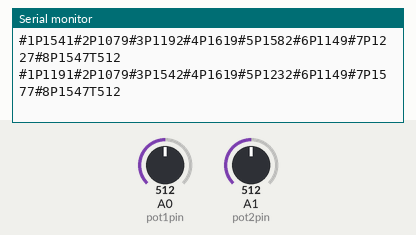
Recording of a sketch running on a simulated Arduino Leonardo, built with avr-gcc and run on an emulated ATmega32U4. On the bench: the last lines printed to the serial monitor. Inputs (shaded band) come from the test bench; at power-on: A0 (pot1pin) = 512, A1 (pot2pin) = 512.

Above: at 4.2 s.
4.3 s: A0 (pot1pin) set to 716
At 5.8 s:
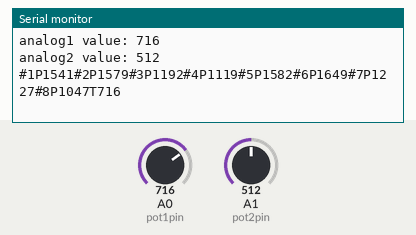
7.1 s: A1 (pot2pin) set to 716
At 8.0 s:
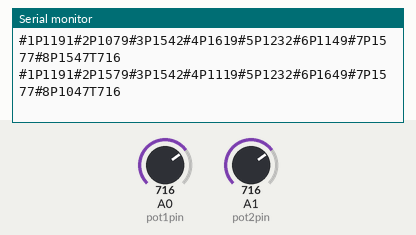
9.9 s: A0 (pot1pin) set to 900
At 11.8 s:
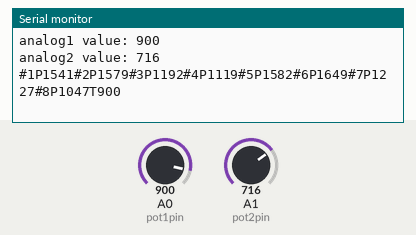
12.7 s: A1 (pot2pin) set to 900
At 14.4 s:
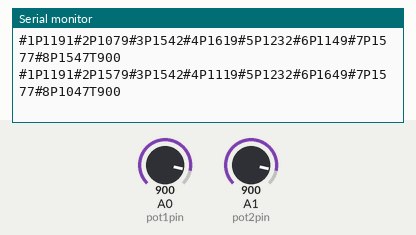
Timing chart, 0 to 15.9 s (numbered marks = the images above; inputs shaded):
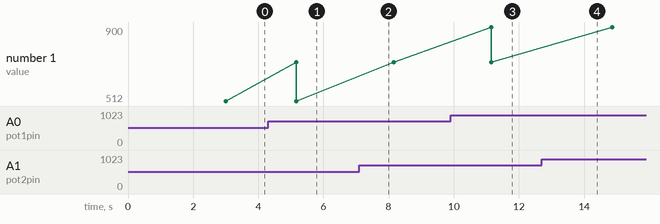

Measured:
- after the input at 4.3 s, the serial monitor: prints a new line after 0.87 s (image 1)
- after the input at 9.9 s, the serial monitor: prints a new line after 1.2 s (image 3)

The sketch:

PotServoControl.ino
```cpp
//int led = 13;

int pot1pin = A0;  // analog pin used to connect the potentiometer
//int pot1power = 2;
int pot2pin = A1;  // analog pin used to connect the potentiometer
//int pot2power = 4;
//int pot2GND = 3;


int val;
int val2;
int time_delay = 300;
int centers[] = {1366,1329,1367,1369,1407,1399,1402,1297};//1572,1132

int vertical_sway = 250;
int horizontal_sway = 175;
int horizontal_angle;
int vertical_angle;
int reverse_horizontal_angle;
int reverse_vertical_angle;


/*

FORWARD DIRECTION, max speed ~180
step 1: #1P1541#2P1579#3P1192#4P1119#5P1582#6P1649#7P1227#8P1047T300
step 2: #1P1541#2P1079#3P1192#4P1619#5P1582#6P1149#7P1227#8P1547T300
step 3: #1P1191#2P1079#3P1542#4P1619#5P1232#6P1149#7P1577#8P1547T300
step 4: #1P1191#2P1579#3P1542#4P1119#5P1232#6P1649#7P1577#8P1047T300
*/

void setup()
{
	//pinMode(led, OUTPUT);
	pinMode(pot1pin, INPUT);  // backbone servos controller
	pinMode(pot2pin, INPUT);  // leg servo controller

	Serial.begin(115200);// COM7 USB

	Serial1.begin(9600);// USC32 Servo Control Board


	Serial.println("PotServoControl v1.1 Started");

	delay(3000);
}


void loop()
{
	val = analogRead(pot1pin);            // reads the value of the potentiometer (value between 0 and 1023)
	val2 = analogRead(pot2pin);            // reads the value of the potentiometer (value between 0 and 1023)
	//0-1017 pot values
	//530-2340 max values

	// show analog values
	Serial.print("analog1 value: ");
	Serial.println(val);

	Serial.print("analog2 value: ");
	Serial.println(val2);


	SendServoCommandList(1541,1579,1192,1119,1582,1649,1227,1047,val);
	SendServoCommandList(1541,1079,1192,1619,1582,1149,1227,1547,val);
	SendServoCommandList(1191,1079,1542,1619,1232,1149,1577,1547,val);
	SendServoCommandList(1191,1579,1542,1119,1232,1649,1577,1047,val);


	/*

	SendServoCommand(val, val2, time_delay);

	*/

	delay(100);
}


void SendServoCommandList(int servo0,int servo1,int servo2,int servo3,int servo4,int servo5,int servo6,int servo7,int time_delay){

	//send to USC32 servo
	Serial1.print("#1P");
	Serial1.print(servo0);
	Serial1.print("#2P");
	Serial1.print(servo1);
	Serial1.print("#3P");
	Serial1.print(servo2);
	Serial1.print("#4P");
	Serial1.print(servo3);
	Serial1.print("#5P");
	Serial1.print(servo4);
	Serial1.print("#6P");
	Serial1.print(servo5);
	Serial1.print("#7P");
	Serial1.print(servo6);
	Serial1.print("#8P");
	Serial1.print(servo7);
	Serial1.print("T");
	Serial1.println(time_delay);

	//output to USB
	Serial.print("#1P");
	Serial.print(servo0);
	Serial.print("#2P");
	Serial.print(servo1);
	Serial.print("#3P");
	Serial.print(servo2);
	Serial.print("#4P");
	Serial.print(servo3);
	Serial.print("#5P");
	Serial.print(servo4);
	Serial.print("#6P");
	Serial.print(servo5);
	Serial.print("#7P");
	Serial.print(servo6);
	Serial.print("#8P");
	Serial.print(servo7);
	Serial.print("T");
	Serial.println(time_delay);

	delay(time_delay);
}


void SendServoCommand(int pot_angle, int pot_angle2, int time_delay){

	//first segment responding to potentiometers
	int servo0 = map(pot_angle, 0, 1023, centers[0] + horizontal_sway, centers[0] - horizontal_sway); //horizontal_angle
	int servo1 = map(pot_angle2,0, 1023, centers[1] + vertical_sway, centers[1] - vertical_sway); //vertical_angle


	int servo2 = map(pot_angle, 0, 1023, centers[2] - horizontal_sway, centers[2] + horizontal_sway); //reverse_horizontal_angle
	int servo3 = map(pot_angle2,0, 1023, centers[3] - vertical_sway, centers[3] + vertical_sway); //reverse_vertical_angle

	int servo4 = map(pot_angle, 0, 1023, centers[4] + horizontal_sway, centers[4] - horizontal_sway); //horizontal_angle
	int servo5 = map(pot_angle2,0, 1023, centers[5] + vertical_sway, centers[5] - vertical_sway); //vertical_angle


	int servo6 = map(pot_angle, 0, 1023, centers[6] - horizontal_sway, centers[6] + horizontal_sway); //reverse_horizontal_angle
	int servo7 = map(pot_angle2,0, 1023, centers[7] - vertical_sway, centers[7] + vertical_sway); //reverse_vertical_angle

	//send to USC32 servo
	Serial1.print("#1P");
	Serial1.print(servo0);
	Serial1.print("#2P");
	Serial1.print(servo1);
	Serial1.print("#3P");
	Serial1.print(servo2);
	Serial1.print("#4P");
	Serial1.print(servo3);
	Serial1.print("#5P");
	Serial1.print(servo4);
	Serial1.print("#6P");
	Serial1.print(servo5);
	Serial1.print("#7P");
	Serial1.print(servo6);
	Serial1.print("#8P");
	Serial1.print(servo7);
	Serial1.print("T");
	Serial1.println(time_delay);

	//output to USB
	Serial.print("#1P");
	Serial.print(servo0);
	Serial.print("#2P");
	Serial.print(servo1);
	Serial.print("#3P");
	Serial.print(servo2);
	Serial.print("#4P");
	Serial.print(servo3);
	Serial.print("#5P");
	Serial.print(servo4);
	Serial.print("#6P");
	Serial.print(servo5);
	Serial.print("#7P");
	Serial.print(servo6);
	Serial.print("#8P");
	Serial.print(servo7);
	Serial.print("T");
	Serial.println(time_delay);

	delay(time_delay);
}
```
